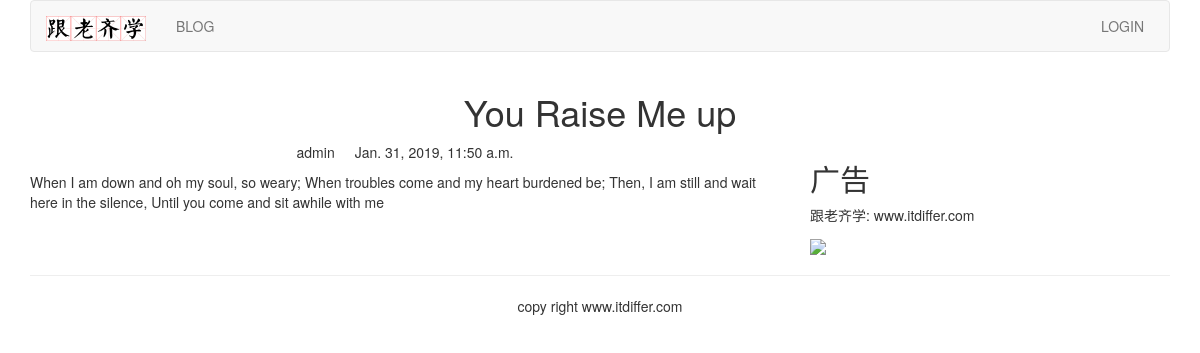
Page /blog/1/ on the committed database.
### blog/models.py (models this page shows, shortened)
class BlogArticles(models.Model):
	title = models.CharField(max_length=300)
	author = models.ForeignKey(User, on_delete=models.CASCADE, related_name="blog_posts")
	body = models.TextField()
	publish = models.DateTimeField(default=timezone.now)
	class Meta:
		ordering = ("-publish",)

### blog/views.py (the view)
# urls.py: path('<int:article_id>/', views.blog_article, name='blog_article'),
def blog_article(request, article_id):
	article = get_object_or_404(BlogArticles, id=article_id)
	pub = article.publish
	return render(request, "blog/content.html", {"article":article, "publish":pub})

### templates/blog/content.html (shortened to what this page needs)
{% extends "base.html" %}
{% block content %}
<div class="row text-center verticle-middle-sm">
	<h1>{{ article.title }}</h1>
</div>
<div class="row">
	<div class="col-xs-12 col-md-8">
		<p class="text-center"><span>{{ article.author.username }}</span><span style="margin-left:20px">{{ publish }}</span></p>
		<div>{{ article.body }}</div>
	</div>
	<div class="col-xs-6 col-md-4">
		<h2>广告</h2>
		<p>跟老齐学: www.itdiffer.com</p>
		<img width="200px" src="http://www.mrwallpaper.com/wallpapers/Fluffy-Cat.jpg">
	</div>
</div>
{% endblock %}

### rows in the picture
BlogArticles: title "You Raise Me up", author.username "admin", publish "Jan. 31, 2019, 11:50 a.m.", body "When I am down and oh my soul, so weary; When troubles come and my heart burdened be; Then, I am still and wait here in the silence, Until you come and sit awhile with me"
